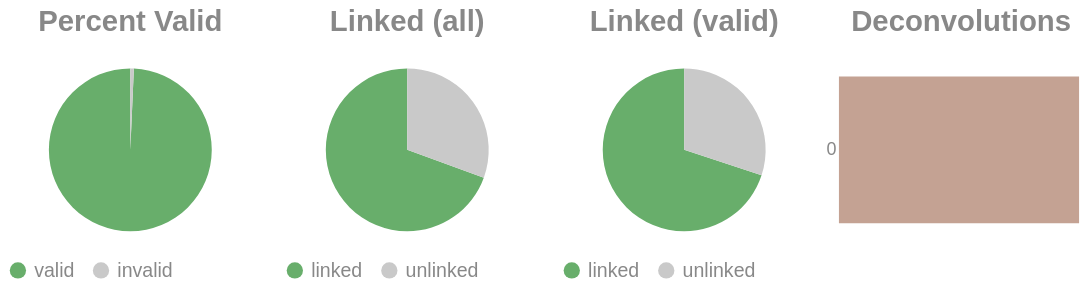

The notebook cell saved with this chart:
### Code cell
if SKIPLR:
    pass
else:
    clash = Counter()
    for i in valids['molecule'].to_list():
        _mol = i.split("-")
        if len(_mol) == 1:
            clash.update('0')
        else:
            clash.update(_mol[-1])

    _d = {"deconvolutions": [], 'count': []}
    for k,v in clash.items():
        _d['deconvolutions'].append(k)
        _d['count'].append(v)

    tot_valid = valids['reads'].sum()
    mask = valids['reads'] >= 2
    n_linked_reads = valids.filter(mask)['reads'].sum()
    if n_linked_reads == 0:
        print_html("No linked molecules (>=2 reads) were detected; skipping linked-only distributions.")
        SKIPLR = True
    else:
        perc_valid = round(tot_valid / n_reads, 4)
        linked_perc_abs = round(n_linked_reads / n_reads, 4)
        linked_perc = round(n_linked_reads / tot_valid, 4)

    _valid = pl.DataFrame({"valids": ['valid', 'invalid'], "count": [tot_valid, n_reads - tot_valid]})
    _linked_abs = pl.DataFrame({"linked (absolute)": ['linked', 'unlinked'], "count": [n_linked_reads, n_reads - n_linked_reads]})
    _linked_rel = pl.DataFrame({"linked (valids)": ['linked', 'unlinked'], "count": [n_linked_reads, tot_valid - n_linked_reads]})

    (
        alt.hconcat(
            piechart(_valid, goodval = 'valid', title = "Percent Valid"),
            piechart(_linked_abs, goodval = "linked", title =  "Linked (all)"),
            piechart(_linked_rel, goodval = "linked", title =  "Linked (valid)"),
            convolutionbar(pl.DataFrame(_d), title = "Deconvolutions"),
            center = True,
            bounds = 'flush'
        )
        .resolve_scale(color='independent')
        .resolve_legend('independent')
        .properties(usermeta={'embedOptions': {"actions": False}})
    ).display()

### Figure 1 — Vega-Lite specification as saved in the notebook (floating-point values rounded to 4 significant figures)
{"width": "container", "height": 400, "config": {"title": {"anchor": "start", "dy": -15, "fontSize": 18, "color": "#888888", "subtitleColor": "#888888", "subtitleFontSize": 14}, "arc": {"fill": "#0072B2"}, "axis": {"domainColor": "#888888", "domainWidth": 0.5, "gridWidth": 0.2, "grid": false, "titleFontWeight": 400, "titleFontSize": 15, "labelFontSize": 11, "labelColor": "#888888", "tickColor": "#888888", "tickWidth": 0.2, "titleColor": "#888888"}, "axisBand": {"grid": false}, "axisX": {"grid": true, "tickSize": 10, "domainCap": "round"}, "axisY": {"domain": false, "grid": true, "tickSize": 0, "domainCap": "round"}, "background": "transparent", "header": {"labelFontSize": 15, "labelColor": "#888888", "titleFontSize": 15, "titleFontWeight": 600, "titleColor": "#888888"}, "legend": {"labelFont": "sans-serif", "labelFontSize": 12, "labelColor": "#888888", "symbolSize": 100, "symbolType": "circle", "titleFontSize": 12, "titlePadding": 10, "titleColor": "#888888", "title": null}, "range": {"category": ["#E69F00", "#56B4E9", "#009E73", "#F0E442", "#0072B2", "#D55E00", "#CC79A7", "#000000"], "diverging": ["#cfe8f3", "#a2d4ec", "#73bfe2", "#46abdb", "#1696d2", "#12719e"]}, "area": {"fill": "#0072B2", "fillOpacity": 0.7, "line": true, "strokeOpacity": 0.7}, "line": {"color": "#0072B2", "stroke": "#0072B2", "strokeWidth": 2}, "trail": {"color": "#0072B2", "stroke": "#0072B2", "strokeWidth": 0, "size": 1}, "point": {"filled": true, "fillOpacity": 1.0, "size": 95}, "text": {"color": "#888888", "fontSize": 11, "align": "right", "fontWeight": 400, "size": 11}, "bar": {"fill": "#0072B2", "stroke": null}, "view": {"stroke": null, "continuousWidth": 660, "continuousHeight": 400}}, "hconcat": [{"data": {"name": "data-23a8b99da360635747a1187fd4dc9459"}, "mark": {"type": "arc"}, "encoding": {"color": {"field": "valids", "legend": {"orient": "bottom", "title": null}, "scale": {"domain": ["valid", "invalid"], "range": ["#68ae6b", "#C9C9C9"]}, "title": "Valids", "type": "nominal"}, "theta": {"field": "count", "type": "quantitative"}, "tooltip": [{"field": "valids", "title": "Valids", "type": "ordinal"}, {"field": "percent", "format": ".2%", "title": "Percent", "type": "quantitative"}, {"field": "count", "title": "Count", "type": "quantitative"}]}, "height": 100, "title": {"text": "Percent Valid", "align": "center", "anchor": "middle"}, "transform": [{"calculate": "datum.count / 6863021", "as": "percent"}], "width": 150}, {"data": {"name": "data-3cf1450150bcfae54d837d0ab927bc42"}, "mark": {"type": "arc"}, "encoding": {"color": {"field": "linked (absolute)", "legend": {"orient": "bottom", "title": null}, "scale": {"domain": ["linked", "unlinked"], "range": ["#68ae6b", "#C9C9C9"]}, "title": "Linked (Absolute)", "type": "nominal"}, "theta": {"field": "count", "type": "quantitative"}, "tooltip": [{"field": "linked (absolute)", "title": "Linked (Absolute)", "type": "ordinal"}, {"field": "percent", "format": ".2%", "title": "Percent", "type": "quantitative"}, {"field": "count", "title": "Count", "type": "quantitative"}]}, "height": 100, "title": {"text": "Linked (all)", "align": "center", "anchor": "middle"}, "transform": [{"calculate": "datum.count / 6863021", "as": "percent"}], "width": 150}, {"data": {"name": "data-b08f6a5ea9b3b4e028f141de0e2dc57f"}, "mark": {"type": "arc"}, "encoding": {"color": {"field": "linked (valids)", "legend": {"orient": "bottom", "title": null}, "scale": {"domain": ["linked", "unlinked"], "range": ["#68ae6b", "#C9C9C9"]}, "title": "Linked (Valids)", "type": "nominal"}, "theta": {"field": "count", "type": "quantitative"}, "tooltip": [{"field": "linked (valids)", "title": "Linked (Valids)", "type": "ordinal"}, {"field": "percent", "format": ".2%", "title": "Percent", "type": "quantitative"}, {"field": "count", "title": "Count", "type": "quantitative"}]}, "height": 100, "title": {"text": "Linked (valid)", "align": "center", "anchor": "middle"}, "transform": [{"calculate": "datum.count / 6815306", "as": "percent"}], "width": 150}, {"data": {"name": "data-90afebdfd567c07184482dacd0d8db8c"}, "mark": {"type": "bar"}, "encoding": {"color": {"field": "deconvolutions", "legend": null, "scale": {"scheme": "lightgreyred"}, "type": "nominal"}, "tooltip": [{"field": "deconvolutions", "title": "Deconvolutions", "type": "ordinal"}, {"field": "percent", "format": ".2%", "title": "Percent", "type": "quantitative"}, {"field": "count", "title": "Count", "type": "quantitative"}], "x": {"axis": null, "field": "count", "type": "quantitative"}, "y": {"field": "deconvolutions", "sort": "ascending", "title": null, "type": "nominal"}}, "height": 100, "title": {"text": "Deconvolutions", "align": "center", "anchor": "middle"}, "transform": [{"calculate": "datum.count / 3439712", "as": "percent"}], "width": 150}], "bounds": "flush", "center": true, "resolve": {"legend": {"angle": "independent"}, "scale": {"color": "independent"}}, "usermeta": {"embedOptions": {"actions": false}}, "$schema": "https://vega.github.io/schema/vega-lite/v6.1.0.json", "datasets": {"data-23a8b99da360635747a1187fd4dc9459": [{"valids": "valid", "count": 6815306}, {"valids": "invalid", "count": 47715}], "data-3cf1450150bcfae54d837d0ab927bc42": [{"linked (absolute)": "linked", "count": 4766997}, {"linked (absolute)": "unlinked", "count": 2096024}], "data-b08f6a5ea9b3b4e028f141de0e2dc57f": [{"linked (valids)": "linked", "count": 4766997}, {"linked (valids)": "unlinked", "count": 2048309}], "data-90afebdfd567c07184482dacd0d8db8c": [{"deconvolutions": "0", "count": 3439712}]}}
